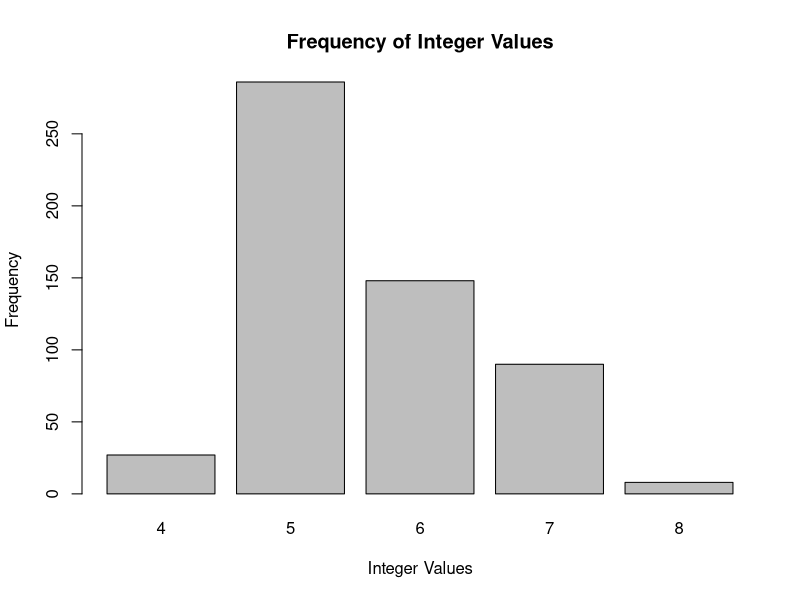
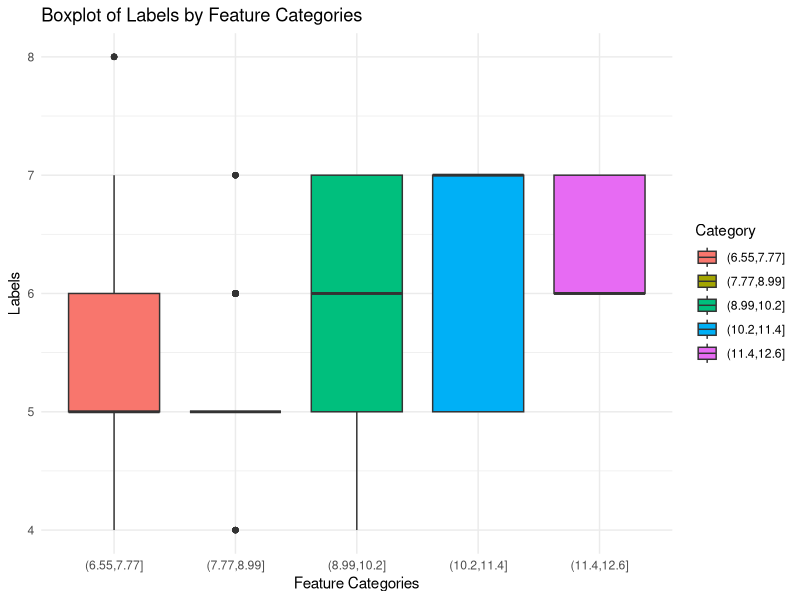
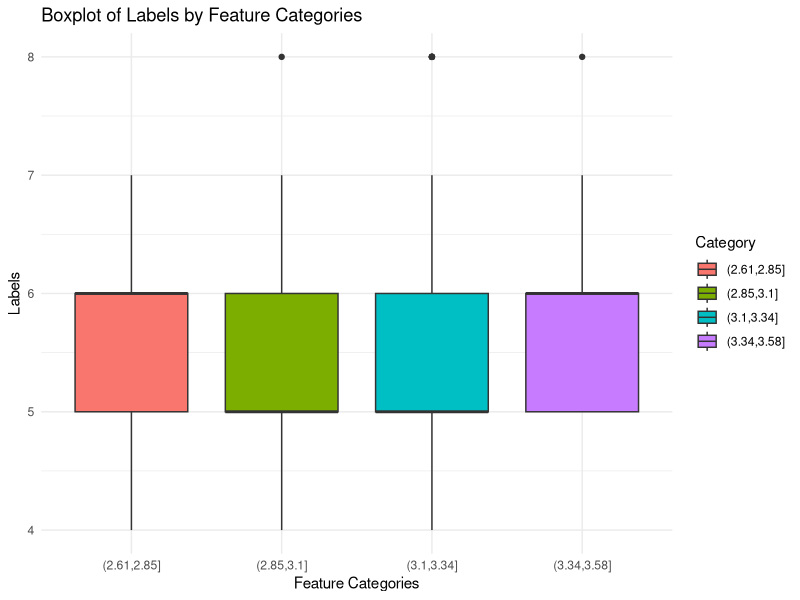
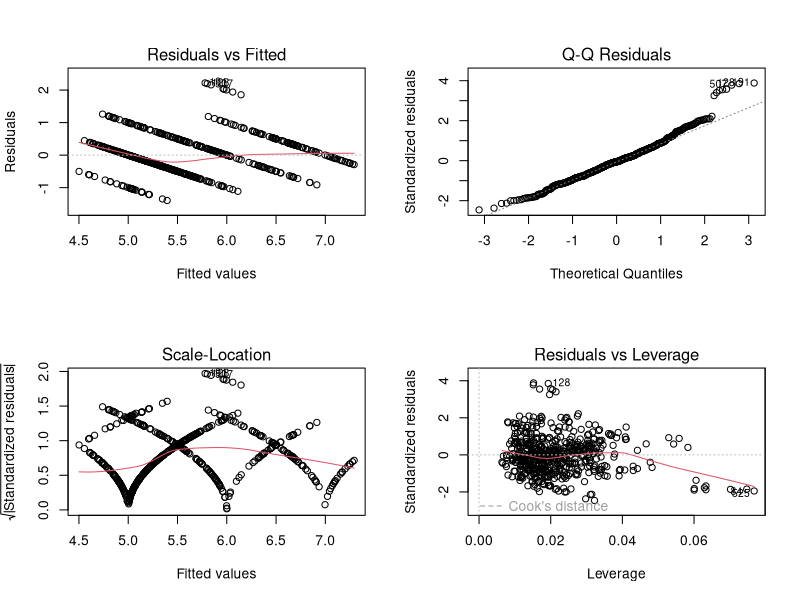
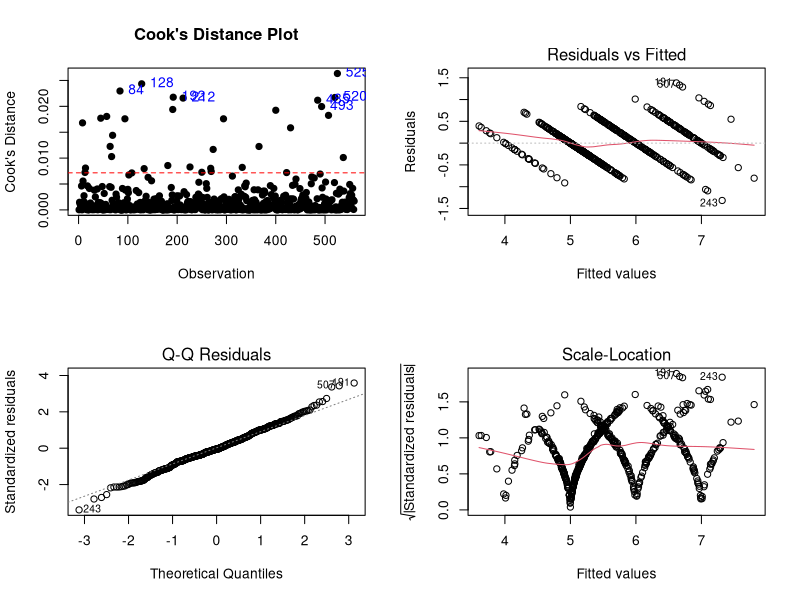
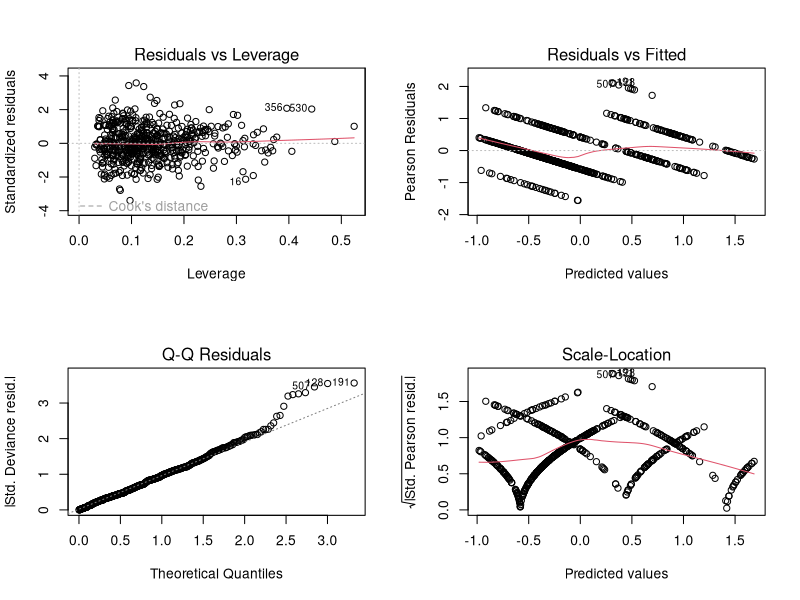
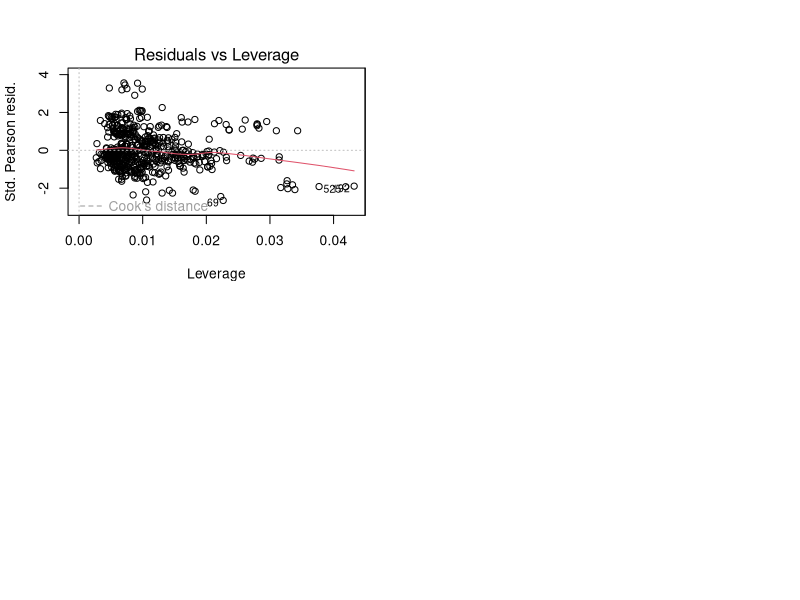

Reproduce these figures in R, in order. (Note: this script raises an error after producing the figures.)
## ---- chunk 1
red.wine=data.frame(read.csv("./datasets/winequality-red.csv",header=TRUE))
## ---- chunk 2
frequency_table <- table(red.wine$quality)

# 绘制柱形图
barplot(frequency_table, main = "Frequency of Integer Values", xlab = "Integer Values", ylab = "Frequency")
## ---- chunk 3
num_categories <- 5  # 设定分成的类别数量
feature_categories <- cut(red.wine$fixed.acidity, breaks = num_categories)# 将特征列分成 num_categories 个区间
data <- data.frame(Feature = red.wine$fixed.acidity, Label = red.wine$quality, Category = feature_categories)
library(ggplot2)
ggplot(data, aes(x = Category, y = Label, fill = Category)) +
  geom_boxplot() +
  labs(title = "Boxplot of Labels by Feature Categories", x = "Feature Categories", y = "Labels") +
  theme_minimal()

## ---- chunk 4
num_categories <- 4 # 设定分成的类别数量
feature_categories <- cut(red.wine$pH, breaks = num_categories)# 将特征列分成 num_categories 个区间
data <- data.frame(Feature = red.wine$pH, Label = red.wine$quality, Category = feature_categories)
library(ggplot2)
ggplot(data, aes(x = Category, y = Label, fill = Category)) +
  geom_boxplot() +
  labs(title = "Boxplot of Labels by Feature Categories", x = "Feature Categories", y = "Labels") +
  theme_minimal()
## ---- chunk 5
linear.model=lm(red.wine$quality~., data=red.wine)
summary(linear.model)
par(mfrow=c(2,2))
plot(linear.model)
cooksd <- cooks.distance(linear.model)
top_outliers <- order(cooksd, decreasing = TRUE)[1:8]

# 绘制 Cook's 距离图
plot(cooksd, pch = 19, cex = 1, main = "Cook's Distance Plot", ylab = "Cook's Distance", xlab = "Observation")
abline(h = 4/length(cooksd), col = "red", lty = 2)

# 在图中标记异常值的观测编号
text(top_outliers, cooksd[top_outliers], labels = top_outliers, pos = 4, col = "blue")  # 将异常值的观测编号标记在图中
## ---- chunk 6
# 创建空的数据框，用于存储交叉项
red.wine_interact <- data.frame(matrix(NA, nrow = nrow(red.wine), ncol = 0))


# 使用循环对所有特征进行两两交叉项的创建
for (i in 1:(ncol(red.wine) - 1)) {
  for (j in i:(ncol(red.wine)-1)) {
    colname <- paste(names(red.wine)[i], names(red.wine)[j], sep = "_x_")  # 构建交叉项列名
    red.wine_interact[colname] <- red.wine[, i] * red.wine[, j]  # 计算交叉项并添加到数据框中
  }
}

red.wine_combined <- cbind(red.wine, red.wine_interact)

##二次型变量的回归分析
linear.model=lm(quality~.,data=red.wine_combined)
summary(linear.model)
plot(linear.model)
## ---- chunk 7
red.wine$quality=red.wine$quality-mean(red.wine$quality)
glm.model=glm(red.wine$quality~volatile.acidity+chlorides+total.sulfur.dioxide+sulphates+alcohol,family = gaussian,data=red.wine)
summary(glm.model)
plot(glm.model)
## ---- chunk 8
library(car)
library(lmtest)
ncvTest(linear.model)    ##检验异方差
dwtest(linear.model)     ##检验自相关性
vif(linear.model)        ##检验多重共线性
## ---- chunk 9
library(MASS)
bc_results <- boxcox(red.wine$quality ~ 1,plotit = TRUE)
print(bc_results)  # 打印出lambda值 
best_lambda <- bc_results$x[which.max(bc_results$y)]  # 找到最大对数似然估计值对应的 lambda 值
print(best_lambda)
## ---- chunk 10
red.wine$quality=(red.wine$quality^best_lambda-1)/best_lambda
linear.model=lm(red.wine$quality~., data=red.wine)
summary(linear.model)
par(mfrow=c(2,2))
plot(linear.model)
cooksd <- cooks.distance(linear.model)
top_outliers <- order(cooksd, decreasing = TRUE)[1:8]

# 绘制 Cook's 距离图
plot(cooksd, pch = 19, cex = 1, main = "Cook's Distance Plot", ylab = "Cook's Distance", xlab = "Observation")
abline(h = 4/length(cooksd), col = "red", lty = 2)

# 在图中标记异常值的观测编号
text(top_outliers, cooksd[top_outliers], labels = top_outliers, pos = 4, col = "blue")  # 将异常值的观测编号标记在图中
## ---- chunk 11
ncvTest(linear.model)    ##检验异方差
dwtest(linear.model)     ##检验自相关性
vif(linear.model)        ##检验多重共线性
## ---- chunk 12
stepwise_model_AIC <- step(linear.model, direction = "both", trace = 0, criterion = "AIC")  
summary(stepwise_model_AIC)       # 使用 AIC 准则
stepwise_model_BIC <- step(linear.model, direction = "both", trace = 0, criterion = "BIC")  
summary(stepwise_model_BIC)       # 使用 BIC 准则
## ---- chunk 13
linear.model=lm(red.wine$quality~volatile.acidity  + 
    chlorides  + total.sulfur.dioxide + 
    pH + sulphates + alcohol, data=red.wine)
summary(linear.model)
plot(linear.model)
